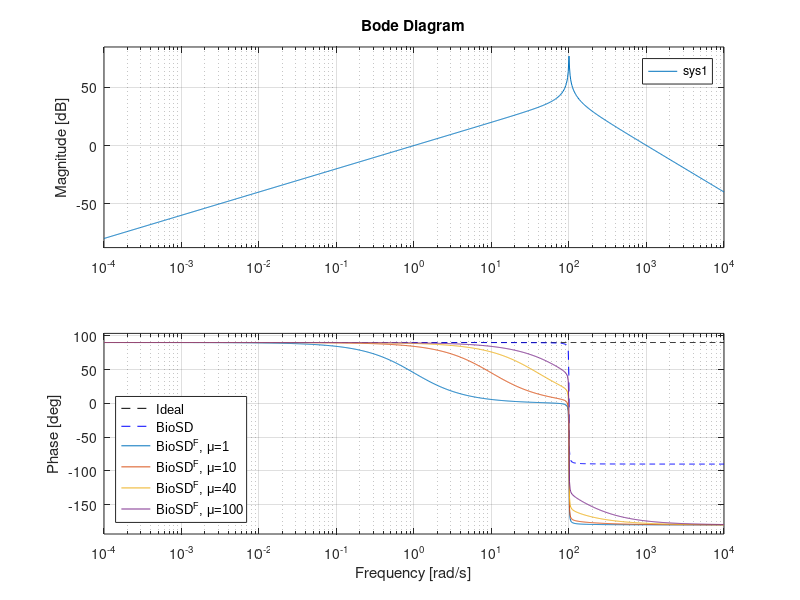

This chart was generated by the following MATLAB code:
clc;
clear all; 
close all;
%% Frequency response analysis

%ideal differentiator
Hi = tf([1 0],[0 0 1])
bode(Hi,{0.0001,10000},'--k')
hold on;

%BioSD differentiator
H = tf([1 0],[0.0001 0.0001 1])
bode(H,{0.0001,10000},'--b')
hold on;

%BioSDF differentiators
m=[1 10 40 100]
for i=1:length(m)
H1 = tf([m(i)],[1 m(i)])
sys1=H1*H
bode(sys1,{0.0001,10000})
hold on;
end

l = legend('Ideal', 'BioSD','BioSD^{F}, μ=1','BioSD^{F}, μ=10','BioSD^{F}, μ=40','BioSD^{F}, μ=100','FontName', 'Arial','Location','southwest')

